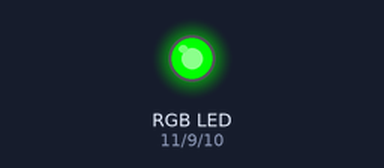
Bench run of a sketch on a simulated Arduino Uno, built with avr-gcc and run on an emulated ATmega328P. On the bench: an RGB LED mixed from three pins (HIGH = lit). Dim RGB values are drawn brighter than linear; what the sketch prints to the serial monitor is not drawn.

Above: at 0.15 s.
At 15.24 s:
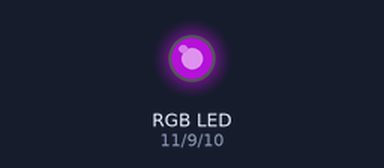
Timing chart, 0 to 15.2 s (numbered marks = the images above):
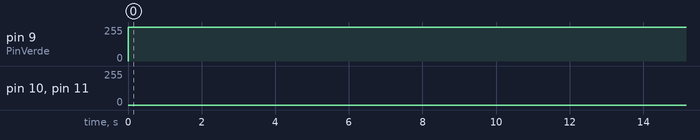

The sketch:

led.ino
```cpp
// KY-009 SMD RGB LED Module

int PinRojo = 11;
int PinAzul =10;
int PinVerde = 9;
int valor;

void setup() {
  pinMode(PinRojo, OUTPUT);
  pinMode(PinAzul, OUTPUT);
  pinMode(PinVerde, OUTPUT);
  Serial.begin(9600);
}

void loop(){
  for(valor = 255; valor > 0; valor--){
    analogWrite(PinRojo, valor);
    analogWrite(PinAzul, 255 - valor);
    analogWrite(PinVerde, 128 - valor);
    Serial.println(valor);
    delay(1);
  }
  for(valor = 0; valor < 255; valor++){
    analogWrite(PinRojo, valor);
    analogWrite(PinAzul, 255 - valor);
    analogWrite(PinVerde, 128 - valor);
    Serial.println(valor);
    delay(1);
  }
}
```

Measured:
- by itself, pin 9 (PinVerde): 0/255 → 255/255 at 0.00 s
